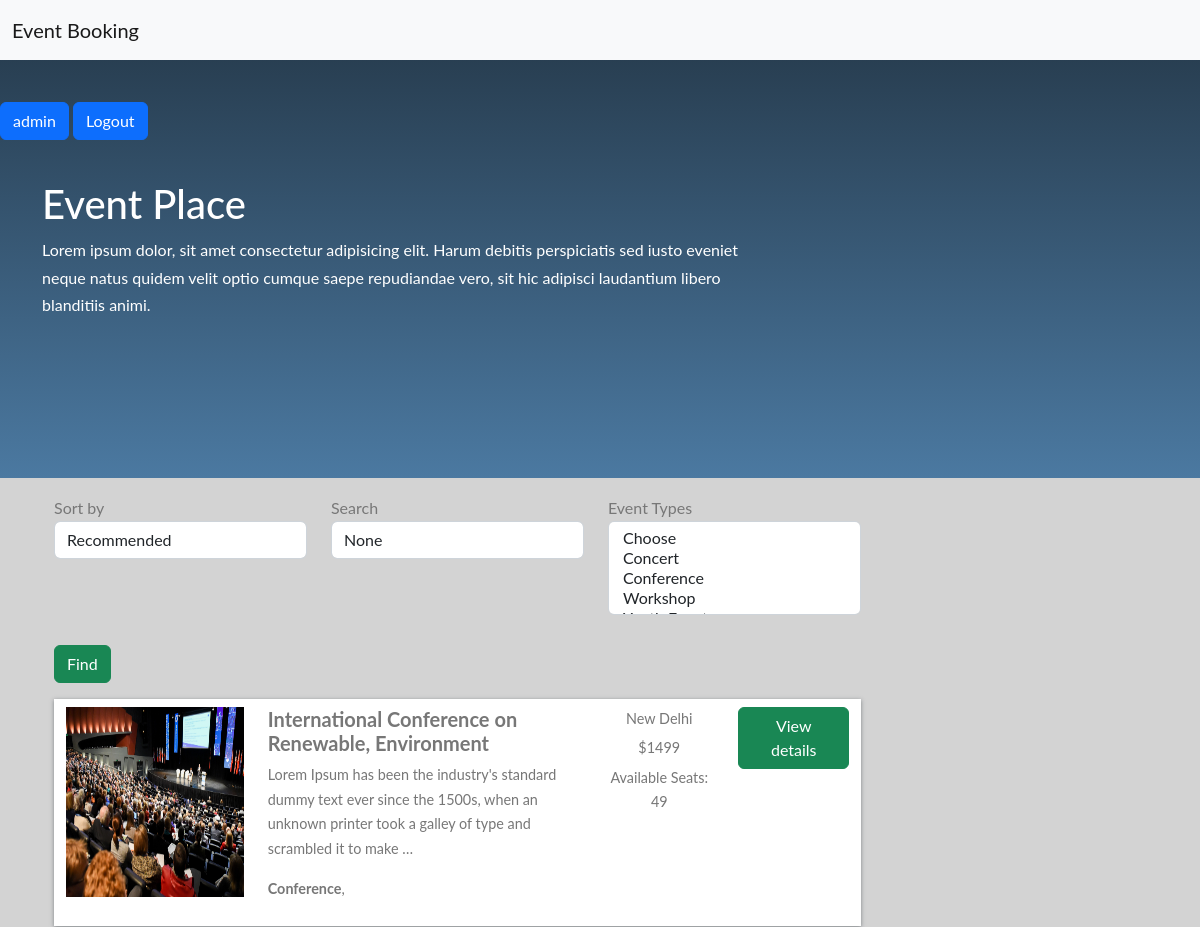
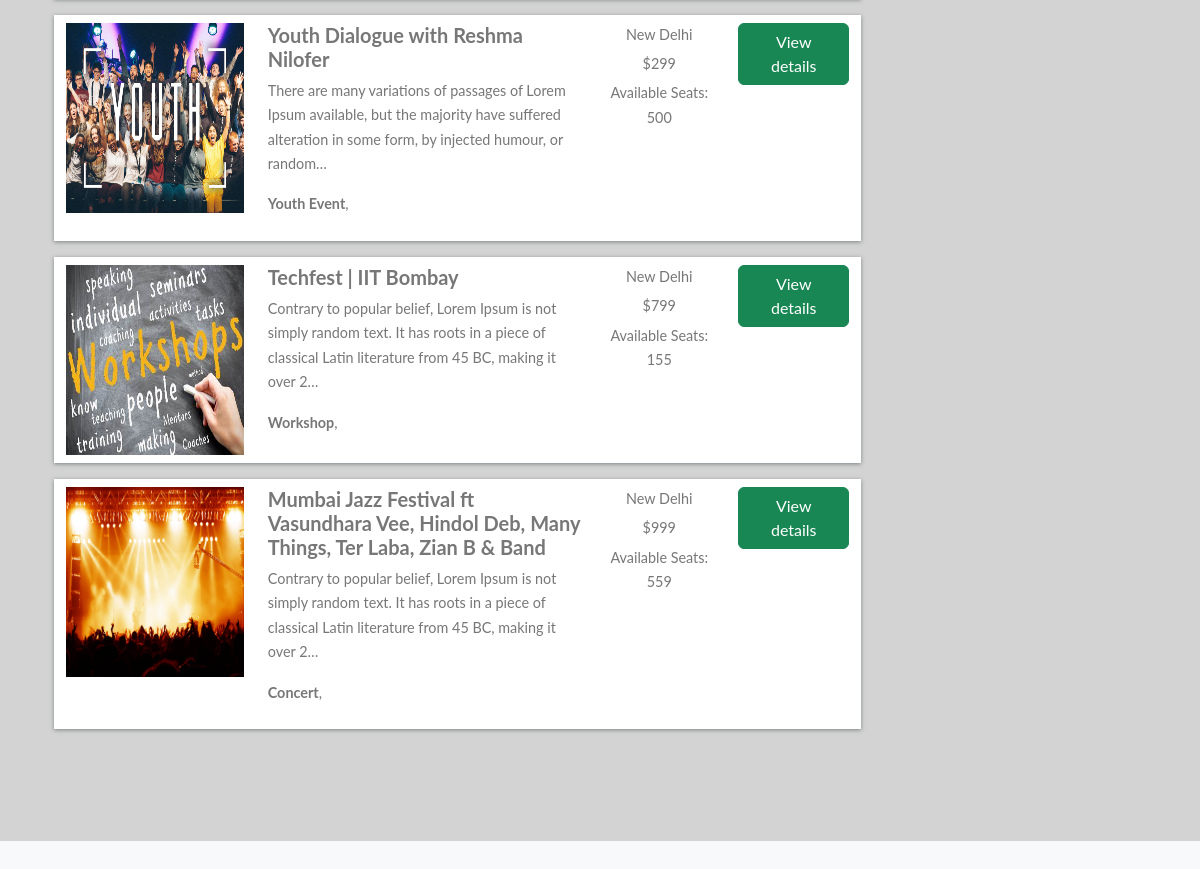
The app's page / (signed in) with its own data (2 pictures, top to bottom).
### home/models.py (models this page shows, shortened)
class BaseModel(models.Model):
    uid = models.UUIDField(default=uuid.uuid4   , editable=False , primary_key=True)
    created_at = models.DateField(auto_now_add=True)
    updated_at = models.DateField(auto_now_add=True)
    class Meta:
        abstract = True

class Hotel(BaseModel):
    hotel_name= models.CharField(max_length=100)
    hotel_price = models.IntegerField()
    description = models.TextField()
    amenities = models.ManyToManyField(Amenities)
    room_count = models.IntegerField(default=10)

class HotelImages(BaseModel):
    hotel= models.ForeignKey(Hotel ,related_name="images", on_delete=models.CASCADE)
    images = models.ImageField(upload_to="hotels")

class Amenities(BaseModel):
    amenity_name = models.CharField(max_length=100)

### home/views.py (the view)
# urls.py: path('', home , name='home'),
def home(request):
    amenities_objs = Amenities.objects.all()
    hotels_objs = Hotel.objects.all()
    sort_by = request.GET.get('sort_by')
    search = request.GET.get('search')
    amenities = request.GET.getlist('amenities')
    print(amenities)
    if sort_by:
        if sort_by == 'ASC':
            hotels_objs = hotels_objs.order_by('hotel_price')
        elif sort_by == 'DSC':
            hotels_objs = hotels_objs.order_by('-hotel_price')
    if search:
        hotels_objs = hotels_objs.filter(
            Q(hotel_name__icontains = search) |
            Q(description__icontains = search) )
    if len(amenities):
        hotels_objs = hotels_objs.filter(amenities__amenity_name__in = amenities).distinct()
    context = {'amenities_objs' : amenities_objs , 'hotels_objs' : hotels_objs , 'sort_by' : sort_by
    , 'search' : search , 'amenities' : amenities}
    return render(request , 'home.html' ,context)

### home/templates/home.html (shortened to what this page needs)
{% extends "base.html" %}
{%  block start %}
<section class="colorful jumbotron mb-0" role="banner">
    {% if not user.is_authenticated %}
    <a href="/login/" class="btn btn-primary mt-5 ">Login</a>
    <a href="/register/" class="btn btn-primary mt-5 ">Register</a>
    {% else %}
    <a href="/profile/" class="btn btn-primary mt-5 ">{{user.username}}</a>
    <a href="/logout/" class="btn btn-primary mt-5 ">Logout</a>
    {% endif %}
    <div class="container hotels-container">
        <div class="row mt-2 justify-content-between">
            <div class="col-md-8 text-white align-self-center mb-2 p-4">
                <h1>Event Place</h1>
                <span class=""> Lorem ipsum dolor, sit amet consectetur adipisicing elit. Harum debitis perspiciatis sed iusto
                    eveniet neque natus quidem velit optio cumque saepe repudiandae vero, sit hic adipisci laudantium libero blanditiis
                    animi.
                </span>
            </div>
        </div>
    </div>
</section>
<section class="search-container mb-5 pb-5">
    <div class="container">
        <div class="row">
            <div class="col-lg-9  px-4 mb-5">
                <form>
                <div class="row mt-3">
                    <div class="col-md-4">
                    <div class="form-inline">
                        <label class="" for="exampleFormControlSelect1">Sort by</label>
                        <select class="form-control" name="sort_by" id="exampleFormControlSelect1">
                            <option value="">Recommended</option>
                        </select>
                    </div>
                    </div>
                    <div class="col-md-4">
                        <div class="form-inline">
                            <label class="" for="exampleFormControlSelect1">Search</label>
                            <input name="search" class="form-control" value="{{search}}" placeholder="Search">
                        </div>
                    </div>
                    <div class="col-md-4">
                        <div class="form-inline">
                           <label class="" for="exampleFormControlSelect1">Event Types</label>
                            <select name="amenities" class="form-control" multiple>
                            <option value="">Choose</option>
                            {% for amenities_obj in amenities_objs %}
                            <option {% if amenities_obj.amenity_name in amenities  %} selected {%endif%}value="{{amenities_obj.amenity_name}}">{{amenities_obj.amenity_name}}</option>
                                {% endfor %}
                        </select>
                        </div>
                    </div>
                    <div class="col-md-4">
                            <button style="margin-top: 30px;" type="submit" class="btn btn-success">Find</button>
                        </div>
                </div>
                </form>
                {% for hotels_obj in hotels_objs %}
                <div class="row search-card-result">
                    <div class="col-md-3">
                    <a href="/hotel-detail/{{hotels_obj.uid}}">
                        <img class="img-fluid" src="/media/{{hotels_obj.images.first.images}}" alt="Card image cap">
                    </a></div>
                    <div class="col-md-5">
                        <h5>{{hotels_obj.hotel_name}}</h5>
                        <p>
                            {{hotels_obj.description|truncatechars:150}}
                        </p>
                        <p>
                            {%for amenitie in hotels_obj.amenities.all %}
                            <b>{{amenitie.amenity_name}}</b>,
                            {% endfor %}
                        </p>
                    </div>
                    <div class="col-md-2 border-left text-center more-offers">
                        <p>New Delhi</p>
                        <p>${{hotels_obj.hotel_price}}</p>
                        <p>Available Seats: {{hotels_obj.room_count}}</p>
                    </div>
                    <div class="col-md-2 border-left text-center more-offers">
                        <div class="btn btn-success">View details </div>
                    </div>
                </div>
                {% endfor %}
            </div>
        </div>
    </div>
</section>
{% endblock %}

### home/templates/base.html (style rules this page uses)
body { font-family: "Lato", Arial, sans-serif; font-weight: 400; font-size: 16px; line-height: 1.7; background: #fff; color: #777; }
.colorful { background: #4b79a1; background: -webkit-linear-gradient(to bottom, #283e51, #4b79a1); background: linear-gradient(to bottom, #283e51, #4b79a1); border-radius: 0px; padding: 0px 0 1rem 0 !important; }
.hotels-container { padding: 0.5rem 0 7rem 0; }
.search-container { background: #d3d3d3; }
.search-card-result { box-shadow: 0px 1px 4px rgba(41, 51, 57, 0.5); margin: 1rem 0; padding: 0.5rem 0; background-color: #fff; }
.search-card-result img { height: 190px; }
.search-card-result h5 { font-style: 1.1rem; font-weight: 700; }
.search-card-result p { font-size: 0.9rem; }
.search-card-result .more-offers p { margin-bottom: 0.3rem; }

### records on screen
Hotel: images.first.images (picture), hotel_name "International Conference on Renewable, Environment", description "Lorem Ipsum has been the industry's standard dummy text ever since the 1500s, when an unknown printer took a galley of type and scrambled it to make …", hotel_price "1499", room_count "49"
Amenities: amenity_name "Conference"
Hotel: images.first.images (picture), hotel_name "Youth Dialogue with Reshma Nilofer", description "There are many variations of passages of Lorem Ipsum available, but the majority have suffered alteration in some form, by injected humour, or random…", hotel_price "299", room_count "500"
Amenities: amenity_name "Youth Event"
Hotel: images.first.images (picture), hotel_name "Techfest | IIT Bombay", description "Contrary to popular belief, Lorem Ipsum is not simply random text. It has roots in a piece of classical Latin literature from 45 BC, making it over 2…", hotel_price "799", room_count "155"
Amenities: amenity_name "Workshop"
Hotel: images.first.images (picture), hotel_name "Mumbai Jazz Festival ft Vasundhara Vee, Hindol Deb, Many Things, Ter Laba, Zian B & Band", description "Contrary to popular belief, Lorem Ipsum is not simply random text. It has roots in a piece of classical Latin literature from 45 BC, making it over 2…", hotel_price "999", room_count "559"
Amenities: amenity_name "Concert"

### other values on screen
{{ user.username }} "admin"
